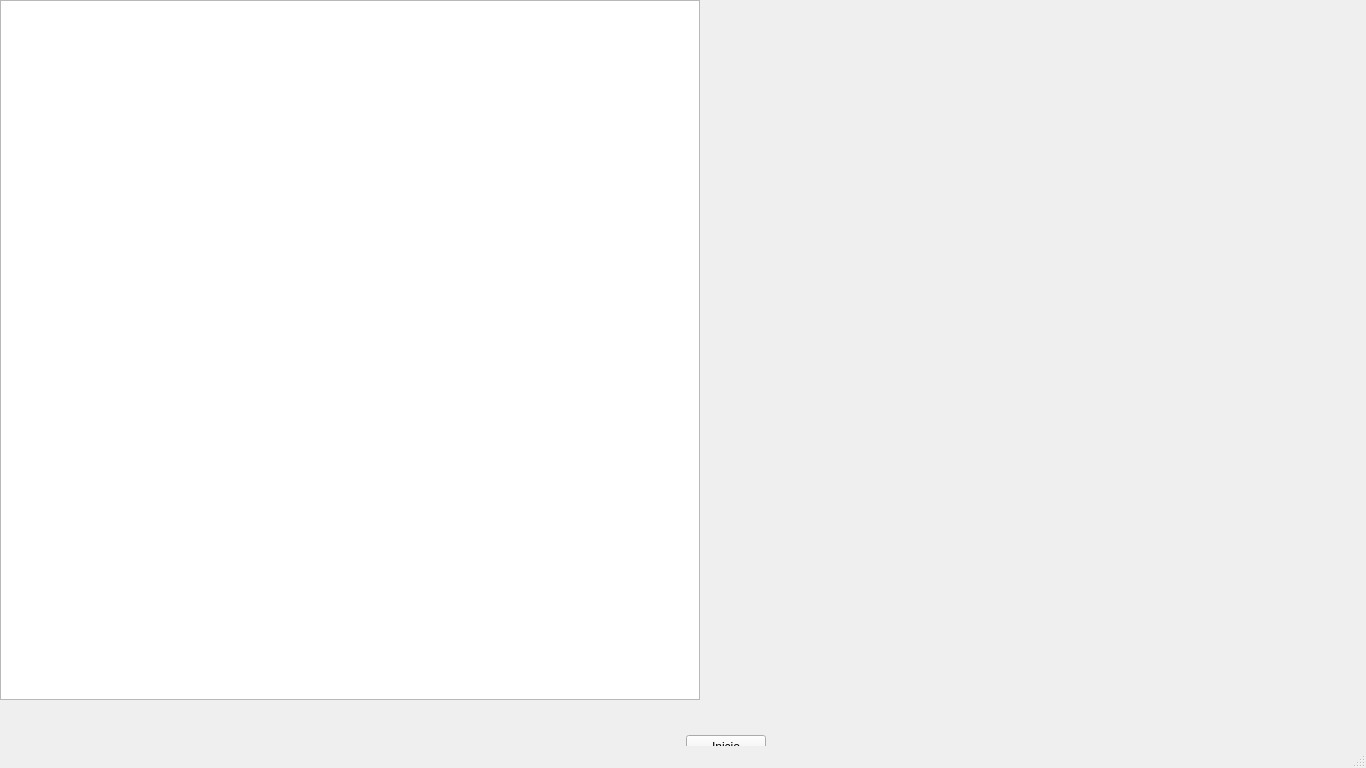
<?xml version="1.0" encoding="UTF-8"?>
<ui version="4.0">
 <class>MainWindow</class>
 <widget class="QMainWindow" name="MainWindow">
  <property name="geometry">
   <rect>
    <x>0</x>
    <y>0</y>
    <width>1366</width>
    <height>768</height>
   </rect>
  </property>
  <property name="minimumSize">
   <size>
    <width>1366</width>
    <height>768</height>
   </size>
  </property>
  <property name="maximumSize">
   <size>
    <width>1366</width>
    <height>768</height>
   </size>
  </property>
  <property name="windowTitle">
   <string>MainWindow</string>
  </property>
  <widget class="QWidget" name="centralwidget">
   <widget class="QPushButton" name="inicio">
    <property name="geometry">
     <rect>
      <x>686</x>
      <y>735</y>
      <width>80</width>
      <height>24</height>
     </rect>
    </property>
    <property name="text">
     <string>Inicio</string>
    </property>
   </widget>
   <widget class="QGraphicsView" name="graphicsView">
    <property name="geometry">
     <rect>
      <x>0</x>
      <y>0</y>
      <width>1366</width>
      <height>768</height>
     </rect>
    </property>
    <property name="minimumSize">
     <size>
      <width>700</width>
      <height>700</height>
     </size>
    </property>
    <property name="maximumSize">
     <size>
      <width>700</width>
      <height>700</height>
     </size>
    </property>
   </widget>
  </widget>
  <widget class="QMenuBar" name="menubar">
   <property name="geometry">
    <rect>
     <x>0</x>
     <y>0</y>
     <width>1366</width>
     <height>21</height>
    </rect>
   </property>
  </widget>
  <widget class="QStatusBar" name="statusbar"/>
 </widget>
 <resources/>
 <connections/>
</ui>
